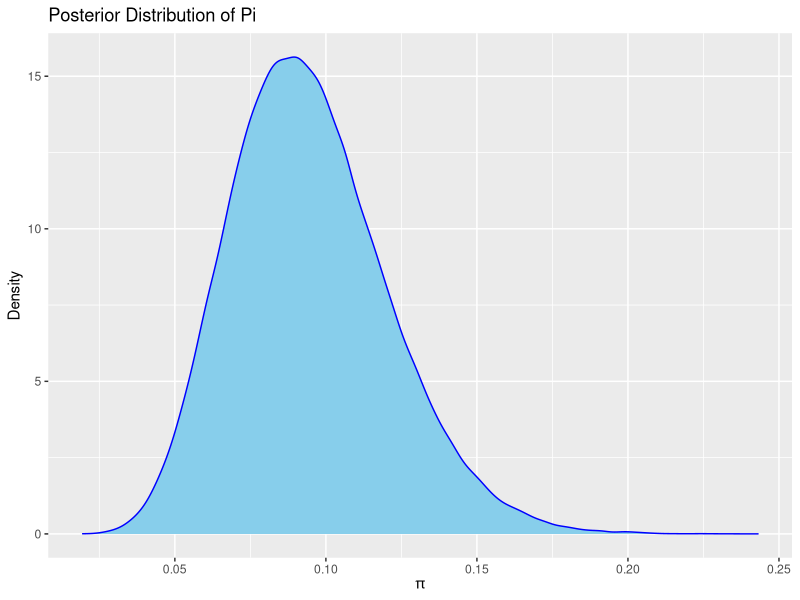

This figure's R source:
library(stats)
alpha <- 12
beta <- 115
credible_interval <- qbeta(c(0.025, 0.975), shape1 = alpha, shape2 = beta)
credible_interval

#Monte Carlo
alpha <- 12
beta <- 115
n_simulations <- 100000

posterior_samples <- rbeta(n_simulations, shape1 = alpha, shape2 = beta)
credible_interval_MC <- quantile(posterior_samples, c(0.025, 0.975))
credible_interval_MC

library(ggplot2)
df <- data.frame(posterior_samples)
ggplot(df, aes(x = posterior_samples)) +
  geom_density(fill = "skyblue", color = "blue") +
  labs(title = "Posterior Distribution of Pi",
       x = expression(pi),
       y = "Density")

# Install and load necessary packages
install.packages("VGAM")
library(VGAM)

# Fungsi untuk menghitung posterior Gamma
posterior_gamma <- function(mu, alpha, beta, data) {
  likelihood <- dpois(data, lambda = mu)
  prior <- dgamma(mu, shape = alpha, rate = beta)
  posterior <- likelihood * prior
  posterior / sum(posterior)
}

# Fungsi untuk melakukan sampling Monte Carlo
monte_carlo_sampling <- function(n_samples, alpha, beta, data) {
  samples <- rgamma(n_samples, shape = alpha + data, rate = beta + length(data))
  return(samples)
}

# Data
data <- 71 # Jumlah cacat
n_meters <- 100 # Panjang kain dalam meter

# Prior parameters
alpha <- 9
beta <- 3/2

# Jumlah sampel Monte Carlo
n_samples <- 10000

# Sampling Monte Carlo
samples <- monte_carlo_sampling(n_samples, alpha, beta, data)

# Menghitung interval kredibel Bayesian 95%
credible_interval <- quantile(samples, c(0.025, 0.975))

print(credible_interval)
